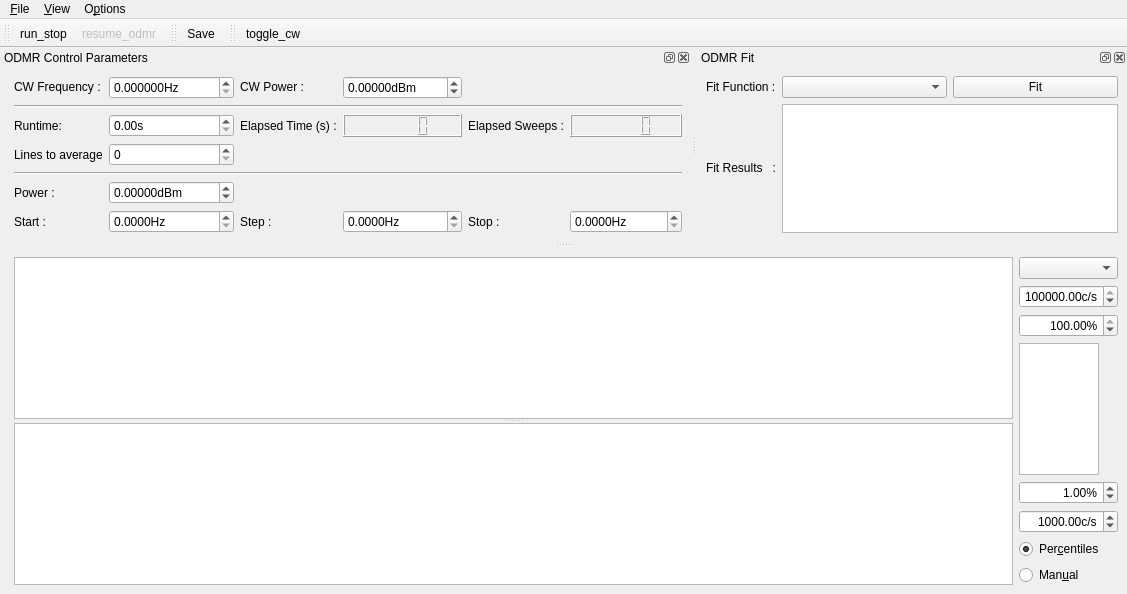
<?xml version="1.0" encoding="UTF-8"?>
<ui version="4.0">
 <class>MainWindow</class>
 <widget class="QMainWindow" name="MainWindow">
  <property name="geometry">
   <rect>
    <x>0</x>
    <y>0</y>
    <width>1127</width>
    <height>594</height>
   </rect>
  </property>
  <property name="contextMenuPolicy">
   <enum>Qt::DefaultContextMenu</enum>
  </property>
  <property name="windowTitle">
   <string>qudi: ODMR</string>
  </property>
  <widget class="QWidget" name="centralwidget">
   <layout class="QHBoxLayout" name="horizontalLayout">
    <item>
     <spacer name="horizontalSpacer">
      <property name="orientation">
       <enum>Qt::Horizontal</enum>
      </property>
      <property name="sizeHint" stdset="0">
       <size>
        <width>5</width>
        <height>20</height>
       </size>
      </property>
     </spacer>
    </item>
    <item>
     <widget class="QSplitter" name="splitter">
      <property name="sizePolicy">
       <sizepolicy hsizetype="Preferred" vsizetype="Expanding">
        <horstretch>1</horstretch>
        <verstretch>0</verstretch>
       </sizepolicy>
      </property>
      <property name="orientation">
       <enum>Qt::Vertical</enum>
      </property>
      <widget class="PlotWidget" name="odmr_PlotWidget">
       <property name="sizePolicy">
        <sizepolicy hsizetype="Expanding" vsizetype="Expanding">
         <horstretch>1</horstretch>
         <verstretch>1</verstretch>
        </sizepolicy>
       </property>
      </widget>
      <widget class="PlotWidget" name="odmr_matrix_PlotWidget">
       <property name="sizePolicy">
        <sizepolicy hsizetype="Expanding" vsizetype="Expanding">
         <horstretch>1</horstretch>
         <verstretch>1</verstretch>
        </sizepolicy>
       </property>
      </widget>
     </widget>
    </item>
    <item>
     <layout class="QVBoxLayout" name="verticalLayout">
      <item>
       <widget class="QComboBox" name="odmr_channel_ComboBox"/>
      </item>
      <item>
       <widget class="ScienDSpinBox" name="odmr_cb_max_DoubleSpinBox">
        <property name="maximumSize">
         <size>
          <width>100</width>
          <height>16777215</height>
         </size>
        </property>
        <property name="alignment">
         <set>Qt::AlignRight|Qt::AlignTrailing|Qt::AlignVCenter</set>
        </property>
        <property name="suffix">
         <string>c/s</string>
        </property>
        <property name="minimum">
         <double>-10.000000000000000</double>
        </property>
        <property name="maximum">
         <double>1000000000.000000000000000</double>
        </property>
        <property name="value">
         <double>100000.000000000000000</double>
        </property>
       </widget>
      </item>
      <item>
       <widget class="ScienDSpinBox" name="odmr_cb_high_percentile_DoubleSpinBox">
        <property name="maximumSize">
         <size>
          <width>100</width>
          <height>16777215</height>
         </size>
        </property>
        <property name="alignment">
         <set>Qt::AlignRight|Qt::AlignTrailing|Qt::AlignVCenter</set>
        </property>
        <property name="suffix">
         <string>%</string>
        </property>
        <property name="minimum">
         <double>0.000000000000000</double>
        </property>
        <property name="maximum">
         <double>100.000000000000000</double>
        </property>
        <property name="value">
         <double>100.000000000000000</double>
        </property>
       </widget>
      </item>
      <item>
       <widget class="PlotWidget" name="odmr_cb_PlotWidget">
        <property name="sizePolicy">
         <sizepolicy hsizetype="Expanding" vsizetype="Expanding">
          <horstretch>0</horstretch>
          <verstretch>0</verstretch>
         </sizepolicy>
        </property>
        <property name="maximumSize">
         <size>
          <width>80</width>
          <height>16777215</height>
         </size>
        </property>
       </widget>
      </item>
      <item>
       <widget class="ScienDSpinBox" name="odmr_cb_low_percentile_DoubleSpinBox">
        <property name="maximumSize">
         <size>
          <width>100</width>
          <height>16777215</height>
         </size>
        </property>
        <property name="alignment">
         <set>Qt::AlignRight|Qt::AlignTrailing|Qt::AlignVCenter</set>
        </property>
        <property name="suffix">
         <string>%</string>
        </property>
        <property name="minimum">
         <double>0.000000000000000</double>
        </property>
        <property name="maximum">
         <double>100.000000000000000</double>
        </property>
        <property name="value">
         <double>1.000000000000000</double>
        </property>
       </widget>
      </item>
      <item>
       <widget class="ScienDSpinBox" name="odmr_cb_min_DoubleSpinBox">
        <property name="maximumSize">
         <size>
          <width>100</width>
          <height>16777215</height>
         </size>
        </property>
        <property name="alignment">
         <set>Qt::AlignRight|Qt::AlignTrailing|Qt::AlignVCenter</set>
        </property>
        <property name="suffix">
         <string>c/s</string>
        </property>
        <property name="minimum">
         <double>-10.000000000000000</double>
        </property>
        <property name="maximum">
         <double>1000000000.000000000000000</double>
        </property>
        <property name="value">
         <double>1000.000000000000000</double>
        </property>
       </widget>
      </item>
      <item>
       <widget class="QRadioButton" name="odmr_cb_centiles_RadioButton">
        <property name="text">
         <string>Per&amp;centiles</string>
        </property>
        <property name="checked">
         <bool>true</bool>
        </property>
        <attribute name="buttonGroup">
         <string notr="true">buttonGroup</string>
        </attribute>
       </widget>
      </item>
      <item>
       <widget class="QRadioButton" name="odmr_cb_manual_RadioButton">
        <property name="text">
         <string>Man&amp;ual</string>
        </property>
        <attribute name="buttonGroup">
         <string notr="true">buttonGroup</string>
        </attribute>
       </widget>
      </item>
     </layout>
    </item>
   </layout>
  </widget>
  <widget class="QMenuBar" name="menubar">
   <property name="geometry">
    <rect>
     <x>0</x>
     <y>0</y>
     <width>1127</width>
     <height>22</height>
    </rect>
   </property>
   <widget class="QMenu" name="menu_File">
    <property name="title">
     <string>&amp;File</string>
    </property>
    <addaction name="action_Save"/>
    <addaction name="action_Close"/>
   </widget>
   <widget class="QMenu" name="menu_Options">
    <property name="title">
     <string>O&amp;ptions</string>
    </property>
    <addaction name="action_Settings"/>
    <addaction name="action_FitSettings"/>
   </widget>
   <widget class="QMenu" name="menu_View">
    <property name="title">
     <string>&amp;View</string>
    </property>
    <addaction name="action_RestoreDefault"/>
   </widget>
   <addaction name="menu_File"/>
   <addaction name="menu_View"/>
   <addaction name="menu_Options"/>
  </widget>
  <widget class="QToolBar" name="toolBar">
   <property name="windowTitle">
    <string>toolBar</string>
   </property>
   <attribute name="toolBarArea">
    <enum>TopToolBarArea</enum>
   </attribute>
   <attribute name="toolBarBreak">
    <bool>false</bool>
   </attribute>
   <addaction name="action_run_stop"/>
   <addaction name="action_resume_odmr"/>
  </widget>
  <widget class="QDockWidget" name="odmr_control_DockWidget">
   <property name="enabled">
    <bool>true</bool>
   </property>
   <property name="sizePolicy">
    <sizepolicy hsizetype="Fixed" vsizetype="Fixed">
     <horstretch>1</horstretch>
     <verstretch>0</verstretch>
    </sizepolicy>
   </property>
   <property name="baseSize">
    <size>
     <width>0</width>
     <height>20</height>
    </size>
   </property>
   <property name="toolTip">
    <string/>
   </property>
   <property name="windowTitle">
    <string>ODMR Control Parameters</string>
   </property>
   <attribute name="dockWidgetArea">
    <number>4</number>
   </attribute>
   <widget class="QWidget" name="dockWidgetContents_3">
    <property name="sizePolicy">
     <sizepolicy hsizetype="Minimum" vsizetype="Minimum">
      <horstretch>0</horstretch>
      <verstretch>0</verstretch>
     </sizepolicy>
    </property>
    <layout class="QGridLayout" name="gridLayout">
     <item row="0" column="2">
      <widget class="ScienDSpinBox" name="cw_frequency_DoubleSpinBox">
       <property name="sizePolicy">
        <sizepolicy hsizetype="Minimum" vsizetype="Fixed">
         <horstretch>0</horstretch>
         <verstretch>0</verstretch>
        </sizepolicy>
       </property>
       <property name="suffix">
        <string>Hz</string>
       </property>
       <property name="decimals">
        <number>6</number>
       </property>
       <property name="maximum">
        <double>1000000000.000000000000000</double>
       </property>
       <property name="singleStep">
        <double>0.010000000000000</double>
       </property>
      </widget>
     </item>
     <item row="0" column="1">
      <widget class="QLabel" name="label">
       <property name="sizePolicy">
        <sizepolicy hsizetype="Minimum" vsizetype="Fixed">
         <horstretch>0</horstretch>
         <verstretch>0</verstretch>
        </sizepolicy>
       </property>
       <property name="text">
        <string>CW Frequency :</string>
       </property>
      </widget>
     </item>
     <item row="0" column="3">
      <widget class="QLabel" name="label_6">
       <property name="sizePolicy">
        <sizepolicy hsizetype="Minimum" vsizetype="Fixed">
         <horstretch>0</horstretch>
         <verstretch>0</verstretch>
        </sizepolicy>
       </property>
       <property name="text">
        <string>CW Power :</string>
       </property>
      </widget>
     </item>
     <item row="2" column="4">
      <widget class="QLCDNumber" name="elapsed_time_DisplayWidget">
       <property name="sizePolicy">
        <sizepolicy hsizetype="Minimum" vsizetype="Minimum">
         <horstretch>0</horstretch>
         <verstretch>0</verstretch>
        </sizepolicy>
       </property>
      </widget>
     </item>
     <item row="2" column="6">
      <widget class="QLCDNumber" name="elapsed_sweeps_DisplayWidget"/>
     </item>
     <item row="4" column="1" colspan="6">
      <widget class="Line" name="line">
       <property name="orientation">
        <enum>Qt::Horizontal</enum>
       </property>
      </widget>
     </item>
     <item row="2" column="5">
      <widget class="QLabel" name="label_10">
       <property name="sizePolicy">
        <sizepolicy hsizetype="Minimum" vsizetype="Minimum">
         <horstretch>0</horstretch>
         <verstretch>0</verstretch>
        </sizepolicy>
       </property>
       <property name="text">
        <string>Elapsed Sweeps :</string>
       </property>
      </widget>
     </item>
     <item row="0" column="4">
      <widget class="ScienDSpinBox" name="cw_power_DoubleSpinBox">
       <property name="sizePolicy">
        <sizepolicy hsizetype="Minimum" vsizetype="Fixed">
         <horstretch>0</horstretch>
         <verstretch>0</verstretch>
        </sizepolicy>
       </property>
       <property name="suffix">
        <string>dBm</string>
       </property>
       <property name="decimals">
        <number>5</number>
       </property>
       <property name="minimum">
        <double>-1000.000000000000000</double>
       </property>
       <property name="maximum">
        <double>100.000000000000000</double>
       </property>
      </widget>
     </item>
     <item row="2" column="2">
      <widget class="QDoubleSpinBox" name="runtime_DoubleSpinBox">
       <property name="sizePolicy">
        <sizepolicy hsizetype="Minimum" vsizetype="Fixed">
         <horstretch>0</horstretch>
         <verstretch>0</verstretch>
        </sizepolicy>
       </property>
       <property name="suffix">
        <string>s</string>
       </property>
       <property name="maximum">
        <double>10000000.000000000000000</double>
       </property>
      </widget>
     </item>
     <item row="2" column="3">
      <widget class="QLabel" name="label_8">
       <property name="sizePolicy">
        <sizepolicy hsizetype="Minimum" vsizetype="Minimum">
         <horstretch>0</horstretch>
         <verstretch>0</verstretch>
        </sizepolicy>
       </property>
       <property name="text">
        <string>Elapsed Time (s) :</string>
       </property>
      </widget>
     </item>
     <item row="5" column="2">
      <widget class="ScienDSpinBox" name="sweep_power_DoubleSpinBox">
       <property name="sizePolicy">
        <sizepolicy hsizetype="Minimum" vsizetype="Fixed">
         <horstretch>0</horstretch>
         <verstretch>0</verstretch>
        </sizepolicy>
       </property>
       <property name="suffix">
        <string>dBm</string>
       </property>
       <property name="decimals">
        <number>5</number>
       </property>
       <property name="minimum">
        <double>-1000.000000000000000</double>
       </property>
       <property name="maximum">
        <double>100.000000000000000</double>
       </property>
      </widget>
     </item>
     <item row="5" column="1">
      <widget class="QLabel" name="label_2">
       <property name="sizePolicy">
        <sizepolicy hsizetype="Minimum" vsizetype="Minimum">
         <horstretch>0</horstretch>
         <verstretch>0</verstretch>
        </sizepolicy>
       </property>
       <property name="text">
        <string>Power :</string>
       </property>
      </widget>
     </item>
     <item row="2" column="1">
      <widget class="QLabel" name="label_7">
       <property name="sizePolicy">
        <sizepolicy hsizetype="Minimum" vsizetype="Minimum">
         <horstretch>0</horstretch>
         <verstretch>0</verstretch>
        </sizepolicy>
       </property>
       <property name="text">
        <string>Runtime:</string>
       </property>
      </widget>
     </item>
     <item row="6" column="1">
      <widget class="QLabel" name="label_3">
       <property name="sizePolicy">
        <sizepolicy hsizetype="Minimum" vsizetype="Minimum">
         <horstretch>0</horstretch>
         <verstretch>0</verstretch>
        </sizepolicy>
       </property>
       <property name="text">
        <string>Start :</string>
       </property>
      </widget>
     </item>
     <item row="6" column="2">
      <widget class="ScienDSpinBox" name="start_freq_DoubleSpinBox">
       <property name="sizePolicy">
        <sizepolicy hsizetype="Minimum" vsizetype="Fixed">
         <horstretch>0</horstretch>
         <verstretch>0</verstretch>
        </sizepolicy>
       </property>
       <property name="suffix">
        <string>Hz</string>
       </property>
       <property name="decimals">
        <number>4</number>
       </property>
       <property name="maximum">
        <double>1000000000.000000000000000</double>
       </property>
      </widget>
     </item>
     <item row="6" column="3">
      <widget class="QLabel" name="label_4">
       <property name="sizePolicy">
        <sizepolicy hsizetype="Minimum" vsizetype="Minimum">
         <horstretch>0</horstretch>
         <verstretch>0</verstretch>
        </sizepolicy>
       </property>
       <property name="text">
        <string>Step :</string>
       </property>
      </widget>
     </item>
     <item row="6" column="4">
      <widget class="ScienDSpinBox" name="step_freq_DoubleSpinBox">
       <property name="sizePolicy">
        <sizepolicy hsizetype="Minimum" vsizetype="Fixed">
         <horstretch>0</horstretch>
         <verstretch>0</verstretch>
        </sizepolicy>
       </property>
       <property name="suffix">
        <string>Hz</string>
       </property>
       <property name="decimals">
        <number>4</number>
       </property>
       <property name="minimum">
        <double>0.000000000000000</double>
       </property>
       <property name="maximum">
        <double>1000000000.000000000000000</double>
       </property>
       <property name="singleStep">
        <double>0.100000000000000</double>
       </property>
      </widget>
     </item>
     <item row="6" column="5">
      <widget class="QLabel" name="label_5">
       <property name="sizePolicy">
        <sizepolicy hsizetype="Minimum" vsizetype="Minimum">
         <horstretch>0</horstretch>
         <verstretch>0</verstretch>
        </sizepolicy>
       </property>
       <property name="text">
        <string>Stop :</string>
       </property>
      </widget>
     </item>
     <item row="6" column="6">
      <widget class="ScienDSpinBox" name="stop_freq_DoubleSpinBox">
       <property name="sizePolicy">
        <sizepolicy hsizetype="Minimum" vsizetype="Fixed">
         <horstretch>0</horstretch>
         <verstretch>0</verstretch>
        </sizepolicy>
       </property>
       <property name="suffix">
        <string>Hz</string>
       </property>
       <property name="decimals">
        <number>4</number>
       </property>
       <property name="minimum">
        <double>0.000000000000000</double>
       </property>
       <property name="maximum">
        <double>1000000000.000000000000000</double>
       </property>
      </widget>
     </item>
     <item row="0" column="0" rowspan="7">
      <spacer name="horizontalSpacer_2">
       <property name="orientation">
        <enum>Qt::Horizontal</enum>
       </property>
       <property name="sizeHint" stdset="0">
        <size>
         <width>5</width>
         <height>20</height>
        </size>
       </property>
      </spacer>
     </item>
     <item row="3" column="1">
      <widget class="QLabel" name="average_label">
       <property name="text">
        <string>Lines to average</string>
       </property>
      </widget>
     </item>
     <item row="3" column="2">
      <widget class="QSpinBox" name="average_level_SpinBox">
       <property name="minimum">
        <number>0</number>
       </property>
       <property name="maximum">
        <number>1000</number>
       </property>
       <property name="singleStep">
        <number>1</number>
       </property>
       <property name="value">
        <number>0</number>
       </property>
      </widget>
     </item>
     <item row="1" column="1" colspan="6">
      <widget class="Line" name="line_2">
       <property name="minimumSize">
        <size>
         <width>0</width>
         <height>0</height>
        </size>
       </property>
       <property name="lineWidth">
        <number>1</number>
       </property>
       <property name="midLineWidth">
        <number>0</number>
       </property>
       <property name="orientation">
        <enum>Qt::Horizontal</enum>
       </property>
      </widget>
     </item>
    </layout>
   </widget>
  </widget>
  <widget class="QDockWidget" name="odmr_fit_DockWidget">
   <property name="sizePolicy">
    <sizepolicy hsizetype="Minimum" vsizetype="Minimum">
     <horstretch>0</horstretch>
     <verstretch>0</verstretch>
    </sizepolicy>
   </property>
   <property name="baseSize">
    <size>
     <width>0</width>
     <height>20</height>
    </size>
   </property>
   <property name="windowTitle">
    <string>ODMR Fit</string>
   </property>
   <attribute name="dockWidgetArea">
    <number>4</number>
   </attribute>
   <widget class="QWidget" name="dockWidgetContents_5">
    <property name="sizePolicy">
     <sizepolicy hsizetype="Minimum" vsizetype="Minimum">
      <horstretch>0</horstretch>
      <verstretch>0</verstretch>
     </sizepolicy>
    </property>
    <layout class="QGridLayout" name="gridLayout_2">
     <item row="0" column="2">
      <widget class="QPushButton" name="do_fit_PushButton">
       <property name="sizePolicy">
        <sizepolicy hsizetype="Minimum" vsizetype="Fixed">
         <horstretch>0</horstretch>
         <verstretch>0</verstretch>
        </sizepolicy>
       </property>
       <property name="text">
        <string>Fit</string>
       </property>
      </widget>
     </item>
     <item row="0" column="1">
      <widget class="FitSettingsComboBox" name="fit_methods_ComboBox">
       <property name="sizePolicy">
        <sizepolicy hsizetype="Minimum" vsizetype="Fixed">
         <horstretch>0</horstretch>
         <verstretch>0</verstretch>
        </sizepolicy>
       </property>
      </widget>
     </item>
     <item row="0" column="0">
      <widget class="QLabel" name="label_9">
       <property name="sizePolicy">
        <sizepolicy hsizetype="Fixed" vsizetype="Minimum">
         <horstretch>0</horstretch>
         <verstretch>0</verstretch>
        </sizepolicy>
       </property>
       <property name="text">
        <string>Fit Function :</string>
       </property>
      </widget>
     </item>
     <item row="1" column="0">
      <widget class="QLabel" name="label_12">
       <property name="sizePolicy">
        <sizepolicy hsizetype="Fixed" vsizetype="Fixed">
         <horstretch>0</horstretch>
         <verstretch>0</verstretch>
        </sizepolicy>
       </property>
       <property name="text">
        <string>Fit Results   :</string>
       </property>
      </widget>
     </item>
     <item row="1" column="1" colspan="2">
      <widget class="QTextBrowser" name="odmr_fit_results_DisplayWidget">
       <property name="sizePolicy">
        <sizepolicy hsizetype="Ignored" vsizetype="Expanding">
         <horstretch>0</horstretch>
         <verstretch>0</verstretch>
        </sizepolicy>
       </property>
       <property name="baseSize">
        <size>
         <width>0</width>
         <height>1</height>
        </size>
       </property>
       <property name="sizeAdjustPolicy">
        <enum>QAbstractScrollArea::AdjustToContents</enum>
       </property>
       <property name="tabChangesFocus">
        <bool>true</bool>
       </property>
      </widget>
     </item>
    </layout>
   </widget>
  </widget>
  <widget class="QToolBar" name="save_ToolBar">
   <property name="windowTitle">
    <string>toolBar_2</string>
   </property>
   <attribute name="toolBarArea">
    <enum>TopToolBarArea</enum>
   </attribute>
   <attribute name="toolBarBreak">
    <bool>false</bool>
   </attribute>
   <addaction name="action_Save"/>
  </widget>
  <widget class="QToolBar" name="cw_ToolBar">
   <property name="windowTitle">
    <string>toolBar_2</string>
   </property>
   <attribute name="toolBarArea">
    <enum>TopToolBarArea</enum>
   </attribute>
   <attribute name="toolBarBreak">
    <bool>false</bool>
   </attribute>
   <addaction name="action_toggle_cw"/>
  </widget>
  <action name="action_Settings">
   <property name="icon">
    <iconset>
     <normaloff>../../artwork/icons/oxygen/22x22/configure.png</normaloff>../../artwork/icons/oxygen/22x22/configure.png</iconset>
   </property>
   <property name="text">
    <string>&amp;Settings</string>
   </property>
  </action>
  <action name="action_Save">
   <property name="icon">
    <iconset>
     <normaloff>../../artwork/icons/oxygen/22x22/document-save.png</normaloff>../../artwork/icons/oxygen/22x22/document-save.png</iconset>
   </property>
   <property name="text">
    <string>&amp;Save</string>
   </property>
   <property name="toolTip">
    <string>Save odmr data</string>
   </property>
  </action>
  <action name="action_Close">
   <property name="icon">
    <iconset>
     <normaloff>../../artwork/icons/oxygen/22x22/application-exit.png</normaloff>../../artwork/icons/oxygen/22x22/application-exit.png</iconset>
   </property>
   <property name="text">
    <string>&amp;Close</string>
   </property>
  </action>
  <action name="action_run_stop">
   <property name="checkable">
    <bool>true</bool>
   </property>
   <property name="icon">
    <iconset>
     <normaloff>../../artwork/icons/qudiTheme/22x22/start-counter.png</normaloff>
     <activeon>../../artwork/icons/qudiTheme/22x22/stop-counter.png</activeon>../../artwork/icons/qudiTheme/22x22/start-counter.png</iconset>
   </property>
   <property name="text">
    <string>run_stop</string>
   </property>
  </action>
  <action name="action_resume_odmr">
   <property name="checkable">
    <bool>true</bool>
   </property>
   <property name="enabled">
    <bool>false</bool>
   </property>
   <property name="icon">
    <iconset>
     <normaloff>../../artwork/icons/qudiTheme/22x22/restart-counter.png</normaloff>
     <activeon>../../artwork/icons/qudiTheme/22x22/stop-counter.png</activeon>../../artwork/icons/qudiTheme/22x22/restart-counter.png</iconset>
   </property>
   <property name="text">
    <string>resume_odmr</string>
   </property>
   <property name="toolTip">
    <string>resume odmr measurement</string>
   </property>
  </action>
  <action name="action_RestoreDefault">
   <property name="text">
    <string>Restore &amp;default</string>
   </property>
  </action>
  <action name="action_FitSettings">
   <property name="text">
    <string>Fit settings</string>
   </property>
  </action>
  <action name="action_toggle_cw">
   <property name="checkable">
    <bool>true</bool>
   </property>
   <property name="icon">
    <iconset>
     <normaloff>../../artwork/icons/oxygen/22x22/media-playback-start.png</normaloff>
     <normalon>../../artwork/icons/oxygen/22x22/media-playback-stop.png</normalon>
     <activeon>../../artwork/icons/oxygen/22x22/media-playback-stop.png</activeon>../../artwork/icons/oxygen/22x22/media-playback-start.png</iconset>
   </property>
   <property name="text">
    <string>toggle_cw</string>
   </property>
   <property name="toolTip">
    <string>toggle microwave CW output</string>
   </property>
  </action>
 </widget>
 <customwidgets>
  <customwidget>
   <class>PlotWidget</class>
   <extends>QGraphicsView</extends>
   <header>pyqtgraph</header>
  </customwidget>
  <customwidget>
   <class>ScienDSpinBox</class>
   <extends>QDoubleSpinBox</extends>
   <header>qtwidgets.scientific_spinbox.h</header>
  </customwidget>
  <customwidget>
   <class>FitSettingsComboBox</class>
   <extends>QComboBox</extends>
   <header>gui/fitsettings</header>
  </customwidget>
 </customwidgets>
 <tabstops>
  <tabstop>odmr_cb_max_DoubleSpinBox</tabstop>
  <tabstop>odmr_cb_high_percentile_DoubleSpinBox</tabstop>
  <tabstop>odmr_cb_PlotWidget</tabstop>
  <tabstop>odmr_cb_low_percentile_DoubleSpinBox</tabstop>
  <tabstop>odmr_cb_min_DoubleSpinBox</tabstop>
  <tabstop>odmr_cb_centiles_RadioButton</tabstop>
  <tabstop>odmr_cb_manual_RadioButton</tabstop>
  <tabstop>odmr_PlotWidget</tabstop>
  <tabstop>odmr_matrix_PlotWidget</tabstop>
 </tabstops>
 <resources/>
 <connections>
  <connection>
   <sender>action_Close</sender>
   <signal>triggered()</signal>
   <receiver>MainWindow</receiver>
   <slot>close()</slot>
   <hints>
    <hint type="sourcelabel">
     <x>-1</x>
     <y>-1</y>
    </hint>
    <hint type="destinationlabel">
     <x>531</x>
     <y>347</y>
    </hint>
   </hints>
  </connection>
 </connections>
 <buttongroups>
  <buttongroup name="buttonGroup"/>
 </buttongroups>
</ui>
